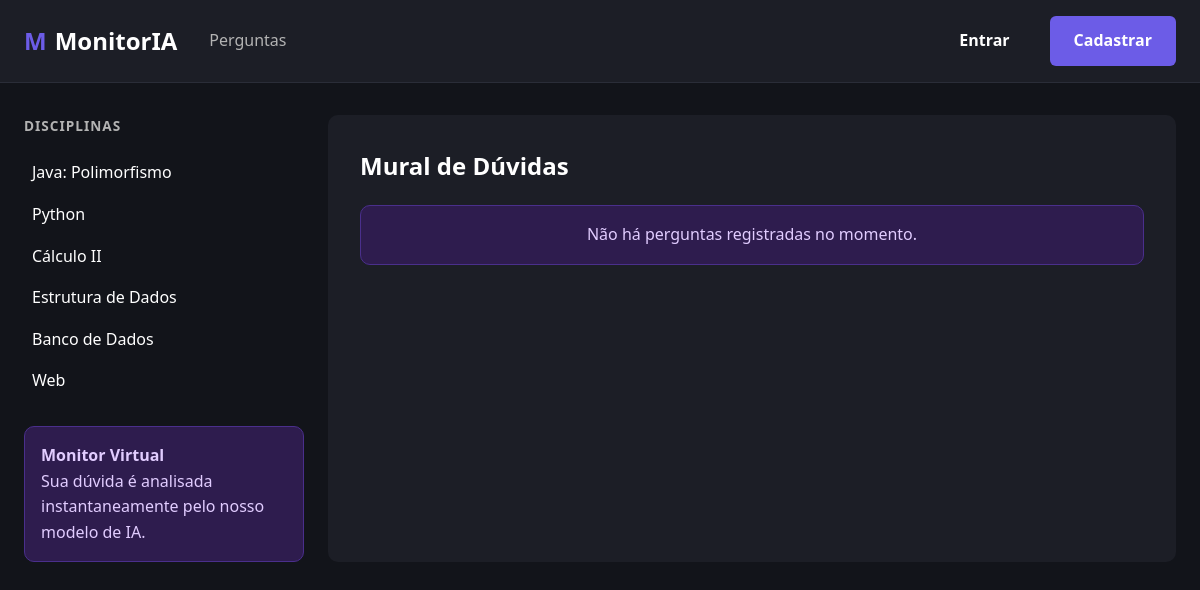
Before: / with the older database file.
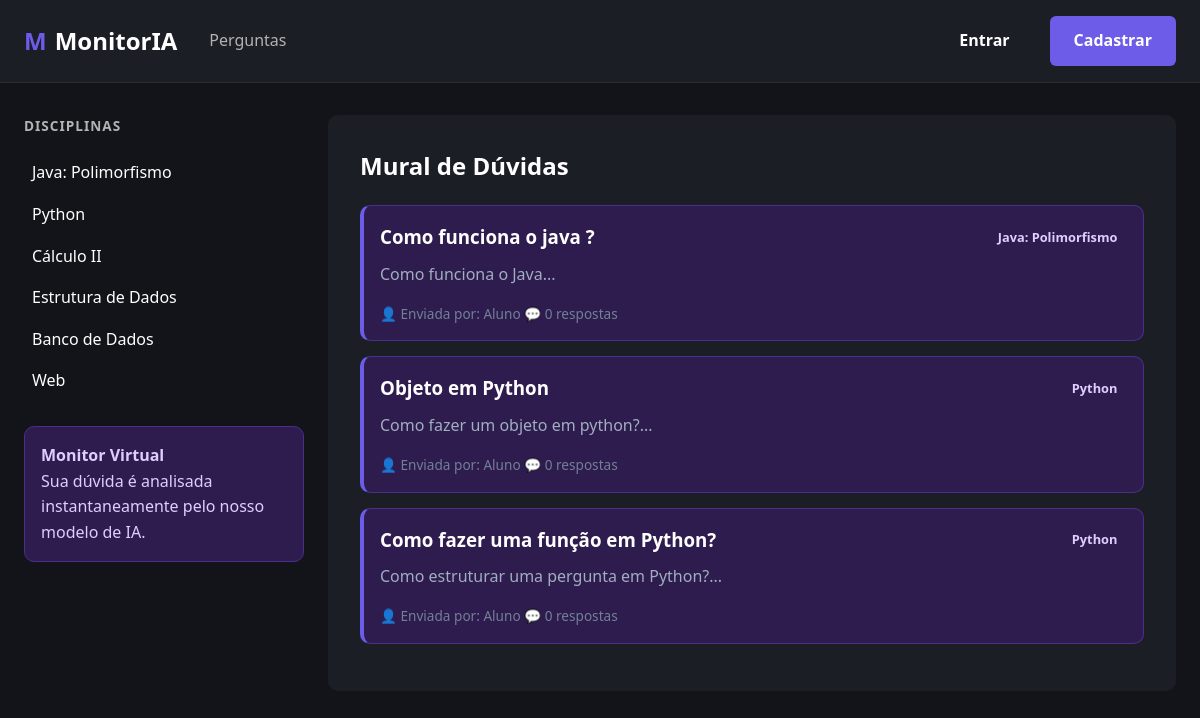
After: the same page with the newer database file.
### modelos/entidades.py (models this page shows)
class Pergunta(banco.Model):
    __tablename__ = 'perguntas'
    id = banco.Column(banco.Integer, primary_key=True)
    titulo = banco.Column(banco.String(200), nullable=False)
    corpo = banco.Column(banco.Text, nullable=False)
    disciplina = banco.Column(banco.String(100), nullable=False)
    usuario_id = banco.Column(banco.Integer, banco.ForeignKey('usuarios.id'), nullable=False)
    data_criacao = banco.Column(banco.DateTime, default=datetime.utcnow)
    respostas = banco.relationship('Resposta', backref='pergunta', lazy=True)

### controles/rotas_perguntas.py (the view)
@blueprint_perguntas.route('/')
def base():
    lista_de_perguntas = servico.listar_todas()
    return render_template('home.html',
                           perguntas=lista_de_perguntas,
                           disciplinas=servico.listar_disciplinas())

### repositorios/repositorio_pergunta.py (called while the page is built)
    def buscar_todas(self) -> list[Pergunta]:
        return Pergunta.query.order_by(Pergunta.data_criacao.desc()).all()

### servicos/servico_pergunta.py (called while the page is built)
    def listar_todas(self) -> list[Pergunta]:
        return self.repositorio.buscar_todas()

    def listar_disciplinas(self) -> list[str]:
        return ["Java: Polimorfismo", "Python", "Cálculo II", "Estrutura de Dados", "Banco de Dados", "Web"]

### templates/home.html (shortened to what this page needs)
{% extends 'base.html' %}
{% block content %}
<h2 style="color: white; margin-bottom: 20px;">Mural de Dúvidas</h2>
{% if perguntas %}
    {% for pergunta in perguntas %}
        <div class="box-ia" style="margin-bottom: 15px; border-left: 4px solid var(--roxo-principal);">
            <div style="display: flex; justify-content: space-between; align-items: center;">
                <h3 style="margin: 0;">
                    <a href="{{ url_for('perguntas.ver_pergunta', id=pergunta.id) }}" style="color: white; text-decoration: none;">
                        {{ pergunta.titulo }}
                    </a>
                </h3>
                <span class="badge">{{ pergunta.disciplina }}</span>
            </div>
            <p style="color: #a0aec0; margin-top: 10px;">{{ pergunta.corpo[:120] }}...</p>
            <div style="margin-top: 15px; font-size: 0.85rem; color: #718096;">
                <span>👤 Enviada por: {{ pergunta.usuario.nome if pergunta.usuario else 'Aluno' }}</span>
                <span>💬 {{ pergunta.respostas|length }} respostas</span>
            </div>
        </div>
    {% endfor %}
{% else %}
    <div class="box-ia" style="text-align: center;">
        <p>Não há perguntas registradas no momento.</p>
    </div>
{% endif %}
{% endblock %}

### templates/base.html (shortened to what this page needs)
<!DOCTYPE html>
<html lang="pt-br">
<head>
    <link rel="stylesheet" href="{{ url_for('static', filename='css/estilos.css') }}">
</head>
<body>
    <header>
        <div class="container header-top">
            <div class="header-brand">
                <div class="logo"><span class="logo-m">M</span> MonitorIA</div>
                <nav>
                    <ul>
                        <li><a href="{{ url_for('perguntas.base') }}">Perguntas</a></li>
                    </ul>
                </nav>
            </div>
            <div class="header-acoes">
                {% if session.get('usuario_id') %}
                    {% if session.get('usuario_papel') == 'aluno' %}
                        <a href="{{ url_for('perguntas.fazer_pergunta') }}" class="btn btn-roxo">+ Nova Pergunta</a>
                    {% else %}
                        <span style="color: var(--roxo-principal); margin-right: 15px; font-weight: bold; font-size: 0.9rem;">
                            🛡️ MODO MONITOR
                        </span>
                    {% endif %}
                    <a href="{{ url_for('auth.dashboard') }}" class="user-badge" title="Meu Painel">
                         {{ session.get('usuario_nome')[:2] | upper }}
                    </a>
                    <a href="{{ url_for('auth.logout') }}" style="margin-left: 10px; color: var(--laranja-alerta); font-size: 0.8rem; text-decoration: none;">Sair</a>
                {% else %}
                    <a href="{{ url_for('auth.login') }}" class="btn" style="color: white; text-decoration: none;">Entrar</a>
                    <a href="{{ url_for('auth.cadastro') }}" class="btn btn-roxo">Cadastrar</a>
                {% endif %}
            </div>
        </div>
    </header>
    <div class="container">
        <main>
            <aside class="sidebar">
                <section class="sidebar-sessao">
                    <h3>DISCIPLINAS</h3>
                    <ul>
                        {% if disciplinas %}
                            {% for disc in disciplinas %}
                                <li><a href="#">{{ disc }}</a></li>
                            {% endfor %}
                        {% else %}
                            <li><a href="#">Carregando tópicos...</a></li>
                        {% endif %}
                    </ul>
                </section>
                <div class="box-ia sidebar-info">
                    <h4>Monitor Virtual</h4>
                    <p>Sua dúvida é analisada instantaneamente pelo nosso modelo de IA.</p>
                </div>
            </aside>
            <section class="conteudo">
                {% block content %}{% endblock %}
            </section>
        </main>
    </div>
</body>
</html>

### static/css/estilos.css (style rules this page uses)
:root { --bg-fundo: #12141a; --bg-card: #1c1e26; --bg-ia: #2e1c4e; --texto-principal: #ffffff; --texto-secundario: #b3b3b3; --texto-ia: #e1ccff; --roxo-principal: #6c5ce7; --roxo-hover: #5a4bcf; --roxo-badge: #d1b1ff; --verde-resolvido: #4ade80; --laranja-alerta: #ffac33; --gap-padrao: 1.5rem; --raio-padrao: 10px; }
* { box-sizing: border-box; margin: 0; padding: 0; }
body { font-family: 'Segoe UI', Tahoma, Geneva, Verdana, sans-serif; background-color: var(--bg-fundo); color: var(--texto-principal); line-height: 1.6; }
.container { max-width: 1200px; margin: 0 auto; padding: 0 var(--gap-padrao); }
main { margin-top: 2rem; display: grid; grid-template-columns: 280px 1fr; gap: var(--gap-padrao); }
header { background-color: var(--bg-card); padding: 1rem 0; border-bottom: 1px solid #2a2d38; }
header .container { display: flex; justify-content: space-between; align-items: center; }
.logo { font-size: 1.5rem; font-weight: bold; display: flex; align-items: center; gap: 0.5rem; }
.logo-m { color: var(--roxo-principal); }
nav ul { list-style: none; display: flex; gap: 1.5rem; }
nav a { text-decoration: none; color: var(--texto-secundario); font-weight: 500; }
.header-acoes { display: flex; align-items: center; gap: 1rem; }
.btn { padding: 0.75rem 1.5rem; border: none; border-radius: 6px; cursor: pointer; font-weight: 600; transition: background-color 0.2s; text-decoration: none; display: inline-block; }
.btn-roxo { background-color: var(--roxo-principal); color: #fff; }
.sidebar { display: flex; flex-direction: column; gap: 1.5rem; }
.sidebar-sessao h3 { text-transform: uppercase; font-size: 0.85rem; color: var(--texto-secundario); letter-spacing: 1px; margin-bottom: 1rem; }
.sidebar-sessao ul { list-style: none; }
.sidebar-sessao li { padding: 0.5rem; border-radius: var(--raio-padrao); cursor: pointer; }
.sidebar-sessao a { text-decoration: none; color: var(--texto-principal); display: flex; justify-content: space-between; }
.conteudo { background-color: var(--bg-card); padding: 2rem; border-radius: var(--raio-padrao); }
.box-ia { background-color: var(--bg-ia); border: 1px solid #4a2f8c; border-radius: var(--raio-padrao); padding: 1rem; color: var(--texto-ia); }
.header-top { display: flex; justify-content: space-between; align-items: center; gap: 1rem; }
.header-brand { display: flex; align-items: center; gap: 2rem; }
.badge { display: inline-flex; align-items: center; gap: 0.4rem; padding: 0.45rem 0.75rem; border-radius: 999px; font-size: 0.9rem; font-weight: 600; }
.badge { padding: 0.2rem 0.6rem; border-radius: 4px; font-size: 0.8rem; font-weight: 600; }

Changed rows visible on the page:
added Pergunta: titulo "Como funciona o java ?", disciplina "Java: Polimorfismo", corpo "Como funciona o Java", usuario "Aluno", respostas|length "0"
added Pergunta: titulo "Objeto em Python", disciplina "Python", corpo "Como fazer um objeto em python?", usuario "Aluno", respostas|length "0"
added Pergunta: titulo "Como fazer uma função em Python?", disciplina "Python", corpo "Como estruturar uma pergunta em Python?", usuario "Aluno", respostas|length "0"
Other visible differences:
text no longer shown: "Não há perguntas registradas no momento."
